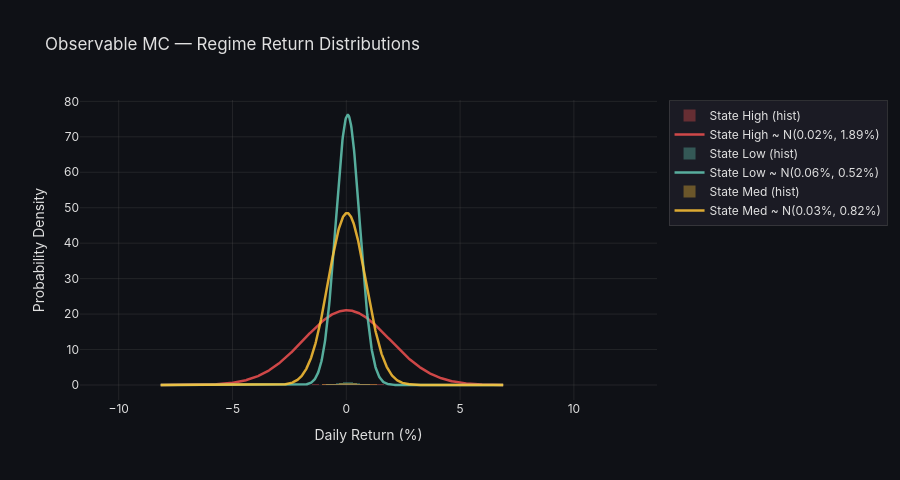

The cell this chart's notebook holds for it:
### Code cell
# Regime statistics for observable MC
ret_arr  = df_train["Returns"].values
lab_arr  = df_train["VolRegime"].values

stats_df = regime_statistics(ret_arr, lab_arr)
print(stats_df.to_string(index=False))

fig = plot_regime_distributions(df_train, "VolRegime", 
                                 title="Observable MC — Regime Return Distributions")
fig.show()

### Figure 1 — Plotly figure (JSON) as saved in the notebook; plotly's stock layout.template omitted (floating-point values rounded to 4 significant figures; data arrays with more than 128 entries replaced by an {"elided": "..."} marker saying what was removed)
{"data": [{"histnorm": "probability density", "hovertemplate": "State High<br>Return: %{x:.2f}%<br>Density: %{y:.2f}<extra></extra>", "marker": {"color": "rgba(240,  80,  80, 0.35)"}, "name": "State High (hist)", "showlegend": true, "type": "histogram", "x": {"elided": "1411 float values"}, "xbins": {"size": 0.15}}, {"line": {"color": "rgba(240,  80,  80, 0.85)", "width": 2.5}, "mode": "lines", "name": "State High ~ N(0.02%, 1.89%)", "type": "scatter", "x": {"elided": "800 float values"}, "y": {"elided": "800 float values"}}, {"histnorm": "probability density", "hovertemplate": "State Low<br>Return: %{x:.2f}%<br>Density: %{y:.2f}<extra></extra>", "marker": {"color": "rgba(99,  200, 180, 0.35)"}, "name": "State Low (hist)", "showlegend": true, "type": "histogram", "x": {"elided": "1502 float values"}, "xbins": {"size": 0.15}}, {"line": {"color": "rgba(99,  200, 180, 0.85)", "width": 2.5}, "mode": "lines", "name": "State Low ~ N(0.06%, 0.52%)", "type": "scatter", "x": {"elided": "800 float values"}, "y": {"elided": "800 float values"}}, {"histnorm": "probability density", "hovertemplate": "State Med<br>Return: %{x:.2f}%<br>Density: %{y:.2f}<extra></extra>", "marker": {"color": "rgba(255, 195,  55, 0.35)"}, "name": "State Med (hist)", "showlegend": true, "type": "histogram", "x": {"elided": "1276 float values"}, "xbins": {"size": 0.15}}, {"line": {"color": "rgba(255, 195,  55, 0.85)", "width": 2.5}, "mode": "lines", "name": "State Med ~ N(0.03%, 0.82%)", "type": "scatter", "x": {"elided": "800 float values"}, "y": {"elided": "800 float values"}}], "layout": {"barmode": "overlay", "font": {"color": "#e0e0e0", "family": "Inter, Arial, sans-serif"}, "height": 480, "legend": {"bgcolor": "rgba(30,30,40,0.8)", "bordercolor": "rgba(80,80,80,0.5)", "borderwidth": 1}, "paper_bgcolor": "rgba(15,17,22,1)", "plot_bgcolor": "rgba(15,17,22,1)", "title": {"text": "Observable MC — Regime Return Distributions"}, "xaxis": {"gridcolor": "rgba(80,80,80,0.3)", "showgrid": true, "title": {"text": "Daily Return (%)"}, "zeroline": false}, "yaxis": {"gridcolor": "rgba(80,80,80,0.3)", "showgrid": true, "title": {"text": "Probability Density"}, "zeroline": false}}}
